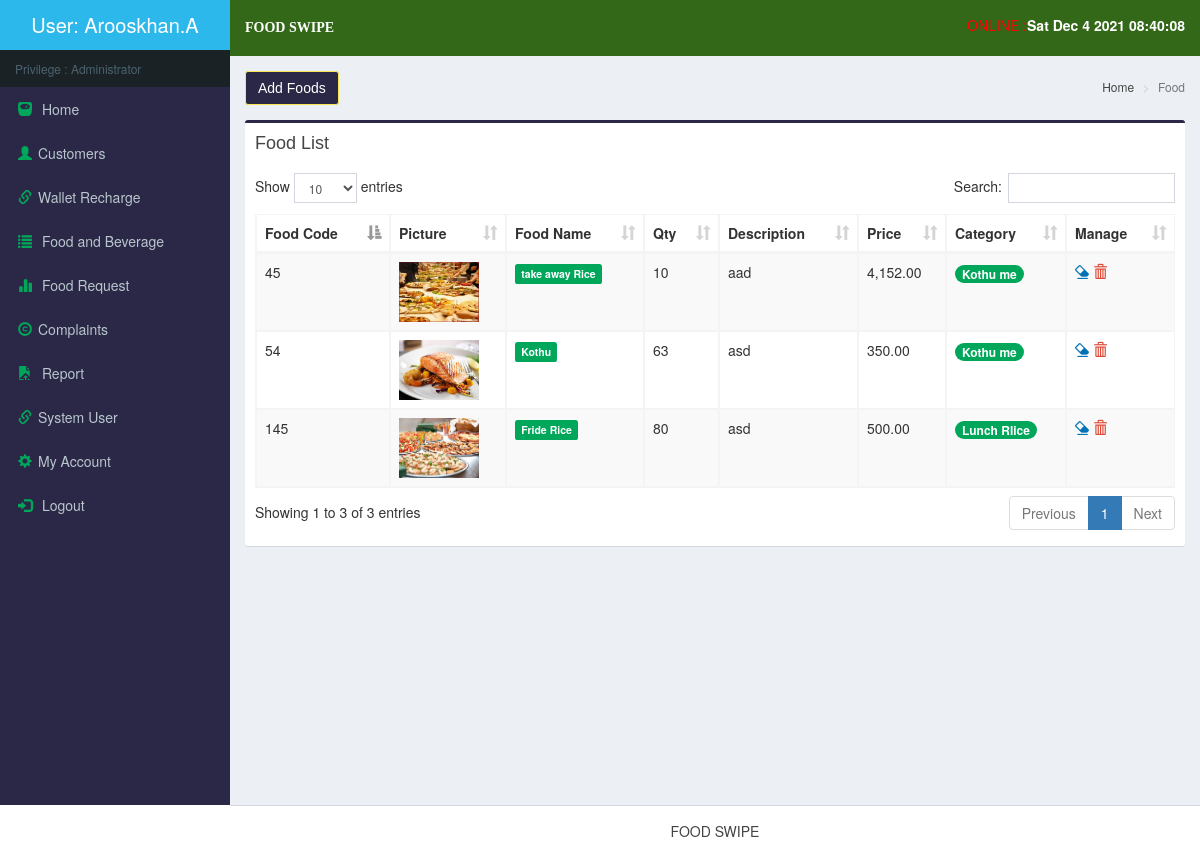
Screenshot of /Admin/product.php (signed in) with the database file from the repository.
### tables this page shows
CREATE TABLE `product` (
  `prod_id` int(11) NOT NULL,
  `prod_name` varchar(100) NOT NULL,
  `prod_desc` varchar(500) NOT NULL,
  `prod_price` decimal(10,2) NOT NULL,
  `prod_pic` varchar(300) NOT NULL,
  `cat_id` int(11) NOT NULL,
  `serial` varchar(50) NOT NULL,
  `Qty` varchar(10) NOT NULL
);

CREATE TABLE `category` (
  `cat_id` int(11) NOT NULL,
  `cat_name` varchar(30) NOT NULL
);

### Admin/product.php (the view, shortened to what this page needs)
<!DOCTYPE html>
<html>
  <head>
    <title>Food Products  | <?php include('../dist/includes/title.php');?></title>
    <link rel="stylesheet" href="../bootstrap/css/bootstrap.min.css">
    <link rel="stylesheet" href="../plugins/datatables/dataTables.bootstrap.css">
    <link rel="stylesheet" href="../dist/css/AdminLTE.min.css">
    <link rel="stylesheet" href="../dist/css/skins/_all-skins.min.css">
 </head>
 <body class="hold-transition skin-blue sidebar-mini" >
    <div class="wrapper">
       <?php include('../dist/includes/header.php');include('../dist/includes/headerDefault.php');
      include('../dist/includes/dbcon.php');
      ?>
      <div class="content-wrapper">
          <section class="content-header">
            <h1>
              <a class="btn btn-small btn-primary" href="#add" data-target="#add" data-toggle="modal" style="color:#fff;" class="small-box-footer"> Add Foods</a>
            </h1>
            <ol class="breadcrumb">
              <li><a href="#"><i class="fa fa-dashboard"></i> Home</a></li>
              <li class="active">Food </li>
            </ol>
          </section>
          <section class="content">
            <div class="row">
            <div class="col-xs-12">
              <div class="box box-primary">
                <div class="box-header">
                  <h3 class="box-title">Food  List</h3>
                </div>
                <div class="box-body">
                  <table id="example1" class="table table-bordered table-striped">
                    <thead>
                      <tr>
                        <th>Food Code</th>
                      	<th>Picture</th>
                        <th>Food  Name</th>
                        <th>   Qty</th>
                        <th>Description</th>
            			<th>Price</th>
            			<th>Category</th>
                        <th>Manage</th>
                      </tr>
                    </thead>
                    <tbody>
<?php
		$query=mysqli_query($con,"select * from product left join category  on  product.cat_id=category.cat_id order by prod_name")or die(mysqli_error());
		while($row=mysqli_fetch_array($query)){
?>
                      <tr>
                        <td><?php echo $row['serial'];?></td>
                      	<td><img style="width:80px;height:60px" src="../dist/uploads/<?php echo $row['prod_pic'];?>"></td>
                        <td><span class="label label-success"><?php echo $row['prod_name'];?></span></td>
                           <td><?php echo $row['Qty'];?></td>
                        <td><?php echo $row['prod_desc'];?></td>
            						<td><?php echo number_format($row['prod_price'],2);?></td>
            						<td><span class="badge bg-green"><?php echo $row['cat_name'];?></span></td>
                        <td>
                          <a href="#updateordinance<?php echo $row['prod_id'];?>" data-target="#updateordinance<?php echo $row['prod_id'];?>" data-toggle="modal" style="color:#fff;" class="small-box-footer"><i class="glyphicon glyphicon-erase text-blue"></i></a>
                          <a id="removeme" onclick = "confirmationDelete(this); return false;" href="foodremove.php?id=<?php echo $row['prod_id'];?>"><i class="glyphicon glyphicon-trash text-red"></i></a>
						            </td>
                      </tr>
<?php }?>
                    </tbody>
                  </table>
                </div>
            </div>
          </div>
          </section>
        </div>
      </div>
      <?php include('../dist/includes/footer.php');?>
  </body>
</html>

### dist/includes/header.php (shortened to what this page needs)
<?php
if($_SESSION['UserType']=="Administrator")
{
  include('../dist/includes/Aheader.php');
}
?>

### dist/includes/Aheader.php (shortened to what this page needs)
<header class="main-header">
       <aside class="main-sidebar">
  <section class="sidebar">
    <ul class="sidebar-menu">
         <li class="header"> Privilege :  Administrator    </li>
      <li class="active treeview">
   <li class="treeview">
       <a href="home.php" class="dropdown-toggle">
                    <i class="glyphicon glyphicon-scale text-green"></i>
                Home
                  </a>
      </li>
      </li>
         <li class="dropdown notifications-menu">
                  <a href="customerlist.php">
                      <i class="glyphicon glyphicon-user text-green"></i>Customers
                  </a>
                </li>
 <li class="dropdown notifications-menu">
                  <a href="wallet.php">
                      <i class="glyphicon glyphicon-link text-green"></i>Wallet Recharge
                  </a>
                </li>
		    <li class="treeview">
                  <a href="#" class="dropdown-toggle" data-toggle="dropdown">
                     <i class="glyphicon glyphicon-list text-green"></i> Food and Beverage
                  </a>
                </li>
   <li class="treeview">
       <a href="orders.php" class="dropdown-toggle">
                    <i class="glyphicon glyphicon-stats text-green"></i>
                Food Request
                  </a>
      </li>
         <li class="dropdown notifications-menu">
                  <a href="compains.php">
                      <i class="glyphicon glyphicon-copyright-mark text-green"></i>Complaints
                  </a>
                </li>
		   <li class="treeview">
                  <a href="#" class="dropdown-toggle" data-toggle="dropdown">
                    <i class="glyphicon glyphicon-open-file   text-green"></i> Report
                  </a>
                </li>
		   <li class="dropdown notifications-menu">
                  <a href="users.php">
                      <i class="glyphicon glyphicon-link text-green"></i>System User
                  </a>
                </li>
		   <li class="dropdown notifications-menu">
                  <a href="profile.php">
                      <i class="glyphicon glyphicon-cog text-green"></i>My Account
                  </a>
                </li>
                <li class="">
                  <a href="logout.php" class="dropdown-toggle">
                    <i class="glyphicon glyphicon-log-in text-green"></i> Logout
                  </a>
    </ul>
  </section>
</aside>
    </header>

### dist/includes/headerDefault.php (shortened to what this page needs)
<header class="main-header">
   <a href="home.php" class="logo">
     <span class="logo-lg">User:   <?php echo $_SESSION['name'];?>  </span>
   </a>
   <nav class="navbar navbar-static-top">
     <a href="#" class="sidebar-toggle" data-toggle="offcanvas" role="button">
       <span class="logo-lg"><b><?php include('title.php'); ?>   </b> </span>
     </a>
     <div class="navbar-custom-menu">
       <ul class="nav navbar-nav">
         <li class="dropdown user user-menu">
           <a href="#" class="dropdown-toggle" data-toggle="dropdown">
       <b><span id="date_time" class="pull-right"></span></b>
        <font color="red">ONLINE : </font><script type="text/javascript">window.onload = date_time('date_time');</script>
           </a>
         </li>
       </ul>
     </div>
   </nav>
 </header>

### dist/includes/title.php
<?php
	echo "FOOD SWIPE";
?>

### dist/includes/footer.php
<footer class="main-footer" style="text-align:center">
        <strong>  <a href=""> </a> </strong> <?php include('title.php');?>
</footer>

### rows the page displays
product: serial "145", prod_pic (picture), prod_name "Fride Rice", Qty "80", prod_desc "asd", prod_price "500.00", cat.cat_name "Lunch RIice"
product: serial "54", prod_pic (picture), prod_name "Kothu", Qty "63", prod_desc "asd", prod_price "350.00", cat.cat_name "Kothu me"
product: serial "45", prod_pic (picture), prod_name "take away Rice", Qty "10", prod_desc "aad", prod_price "4,152.00", cat.cat_name "Kothu me"

### other values shown
$_SESSION['name'] "Arooskhan.A"
